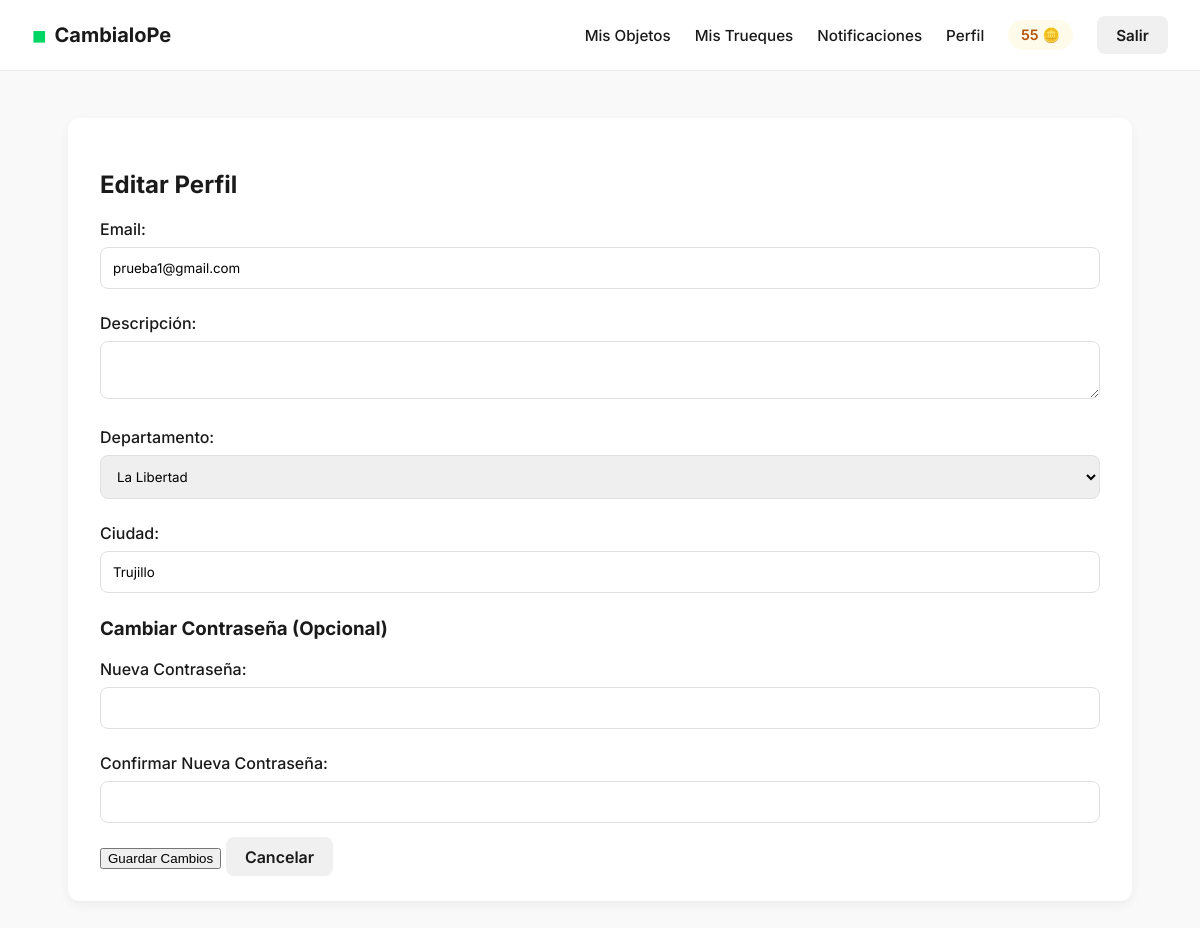
Screenshot of /edit_profile (signed in) with the database file from the repository.
### app/models.py (models this page shows, shortened)
class User(UserMixin, db.Model):
    id = db.Column(db.Integer, primary_key=True)
    name = db.Column(db.String(64), index=True)
    email = db.Column(db.String(120), index=True, unique=True)
    password_hash = db.Column(db.String(128))
    dni = db.Column(db.String(20), unique=True)
    department = db.Column(db.String(64))
    city = db.Column(db.String(64))
    photo = db.Column(db.String(128)) # Filename
    bio = db.Column(db.String(256))
    coins = db.Column(db.Integer, default=100)
    products = db.relationship('Product', backref='owner', lazy='dynamic')
    trades_proposed = db.relationship('Trade', foreign_keys='Trade.proposer_id', backref='proposer', lazy='dynamic')
    trades_received = db.relationship('Trade', foreign_keys='Trade.receiver_id', backref='receiver', lazy='dynamic')
    notifications = db.relationship('Notification', backref='user', lazy='dynamic')

### app/routes.py (the view, shortened to what this page needs)
@bp.route('/edit_profile', methods=['GET', 'POST'])
@login_required
def edit_profile():
    return render_template('edit_profile.html')

### app/models.py (called while the page is built)
@login.user_loader
def load_user(id):
    return User.query.get(int(id))

### app/templates/edit_profile.html (shortened to what this page needs)
{% extends "base.html" %}
{% block content %}
<div class="profile-container">
    <h2>Editar Perfil</h2>
    <form action="{{ url_for('main.edit_profile') }}" method="post">
        <div class="form-group">
            <label for="email">Email:</label>
            <input type="email" name="email" id="email" value="{{ current_user.email }}" required>
        </div>
        <div class="form-group">
            <label for="bio">Descripción:</label>
            <textarea name="bio" id="bio">{{ current_user.bio }}</textarea>
        </div>
        <div class="form-group">
            <label for="department">Departamento:</label>
            <select name="department" id="department" required>
                <option value="{{ current_user.department }}" selected>{{ current_user.department }}</option>
            </select>
        </div>
        <div class="form-group">
            <label for="city">Ciudad:</label>
            <input type="text" name="city" id="city" value="{{ current_user.city }}" required>
        </div>
        <h3>Cambiar Contraseña (Opcional)</h3>
        <div class="form-group">
            <label for="password">Nueva Contraseña:</label>
            <input type="password" name="password" id="password">
        </div>
        <div class="form-group">
            <label for="confirm_password">Confirmar Nueva Contraseña:</label>
            <input type="password" name="confirm_password" id="confirm_password">
        </div>
        <button type="submit" class="btn">Guardar Cambios</button>
        <a href="{{ url_for('main.profile') }}" class="btn btn-secondary">Cancelar</a>
    </form>
</div>
{% endblock %}

### app/templates/base.html (shortened to what this page needs)
<!DOCTYPE html>
<html lang="es">
<head>
    <link rel="stylesheet" href="{{ url_for('static', filename='css/style.css') }}">
</head>
<body>
    <header>
        <div class="logo">
            <a href="{{ url_for('main.index') }}">
                <span style="color: var(--primary-green); font-size: 1.5rem;">■</span> CambialoPe
            </a>
        </div>
        <nav>
            {% if current_user.is_authenticated %}
            <a href="{{ url_for('main.my_objects') }}">Mis Objetos</a>
            <a href="{{ url_for('main.my_trades') }}">Mis Trueques</a>
            <a href="{{ url_for('main.notifications') }}" class="notification-link">
                Notificaciones
                {% set unread_count = current_user.notifications.filter_by(read=False).count() %}
            </a>
            <a href="{{ url_for('main.profile') }}">Perfil</a>
            <span class="coins">{{ current_user.coins }} 🪙</span>
            <a href="{{ url_for('main.logout') }}" class="btn-secondary">Salir</a>
            {% else %}
            <a href="{{ url_for('main.login') }}" class="btn-primary">Iniciar Sesión</a>
            <a href="{{ url_for('main.register') }}" class="btn-secondary">Registro</a>
            {% endif %}
        </nav>
    </header>
    <main>
        {% block content %}{% endblock %}
    </main>
</body>
</html>

### app/static/css/style.css (style rules this page uses)
:root { --primary-green: #00d664; --primary-green-hover: #00b353; --primary-orange: #ff8800; --text-dark: #1a1a1a; --text-gray: #666666; --bg-light: #f9f9f9; --white: #ffffff; --border-radius: 12px; --shadow: 0 4px 12px rgba(0, 0, 0, 0.05); }
body { font-family: 'Inter', sans-serif; margin: 0; padding: 0; background-color: var(--bg-light); color: var(--text-dark); }
header { background-color: var(--white); padding: 1rem 2rem; display: flex; justify-content: space-between; align-items: center; box-shadow: 0 1px 0 rgba(0, 0, 0, 0.05); position: sticky; top: 0; z-index: 100; }
.logo a { font-size: 1.25rem; font-weight: 700; color: var(--text-dark); text-decoration: none; display: flex; align-items: center; gap: 0.5rem; }
nav { display: flex; align-items: center; gap: 1.5rem; }
nav a { color: var(--text-dark); text-decoration: none; font-weight: 500; font-size: 0.95rem; }
.btn-secondary { background-color: #f0f0f0; color: var(--text-dark); padding: 0.6rem 1.2rem; border-radius: 8px; font-weight: 600; text-decoration: none; }
.auth-container, .publish-container, .profile-container, .my-objects-container, .my-trades-container { max-width: 1000px; margin: 3rem auto; padding: 2rem; background: var(--white); border-radius: var(--border-radius); box-shadow: var(--shadow); }
.form-group { margin-bottom: 1.5rem; }
.form-group label { display: block; margin-bottom: 0.5rem; font-weight: 500; }
.form-group input, .form-group select, .form-group textarea { width: 100%; padding: 0.75rem; border: 1px solid #e0e0e0; border-radius: 8px; font-family: inherit; box-sizing: border-box; }
.coins { background: #fffbeb; color: #b45309; padding: 0.4rem 0.8rem; border-radius: 20px; font-size: 0.9rem; font-weight: 600; }
.notification-link { position: relative; }

### rows the page displays
User: coins "55", email "prueba1@gmail.com", department "La Libertad", city "Trujillo"
